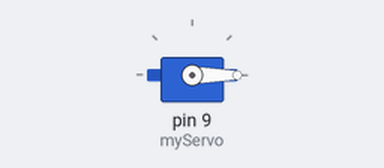
Simulated run of this sketch. Board: Arduino Uno, built with avr-gcc and run on an emulated ATmega328P. Shown: servo.

Above: at 0.05 s.
At 6.0 s:
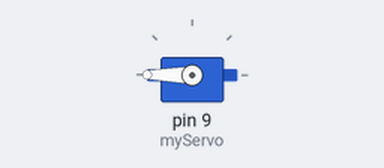
Timing chart, 0 to 7.8 s (numbered marks = the images above):
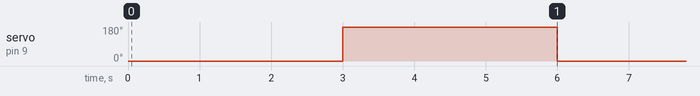

Measured:
- by itself, servo on pin 9 (myServo): alternates 180° for 3.0 s and 0° for 3.0 s

The sketch:

Servo-Moter2.ino
```cpp
#include<Servo.h>
Servo myServo;


void setup() {
 myServo.attach(9);

}

void loop() {
  myServo.write(0);
  delay(3000);

  myServo.write(180);
  delay(3000);


}
```
